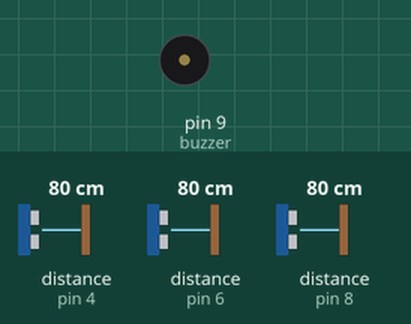
A sketch run on a simulated Arduino Uno, built with avr-gcc and run on an emulated ATmega328P. Parts: buzzer (waves = sounding). Wiring (inferred from the names in the program): 3 × ultrasonic range finder: trigger pin 3, echo pin 4 / trigger pin 5, echo pin 6 / trigger pin 7, echo pin 8. The inputs (shaded band) are chosen by the test bench; at power-on: distance to the obstacle (sensors on pin 4, pin 6, pin 8) 80 cm. The echo pulse lasts 58.3 µs per cm; what the sketch prints to the serial monitor is not drawn.

Above: at 1.2 s.
1.3 s: distance to the obstacle (sensor on pin 4) set to 12 cm
3.6 s: distance to the obstacle (sensor on pin 4) set to 9 cm
At 5.1 s:
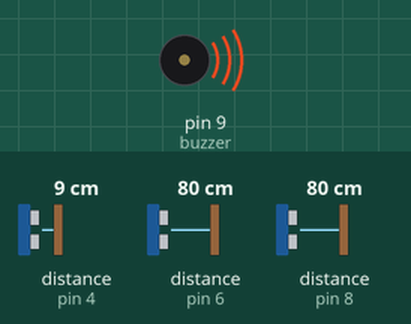
6.6 s: distance to the obstacle (sensor on pin 6) set to 250 cm
Timing chart, 0 to 15.6 s (numbered marks = the images above; inputs shaded):
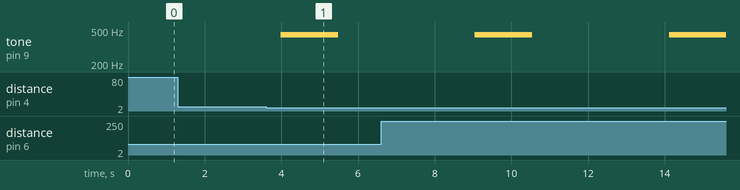

The sketch:

Digital-Jaynamaz.ino
```cpp
#define PIR_Sensor_1 1
#define PIR_Sensor_2 2
#define triggerSONAR1 3
#define echoSONAR1 4
#define triggerSONAR2 5
#define echoSONAR2 6
#define triggerSONAR3 7
#define echoSONAR3 8
#define buzzer 9


float duration;
short int distance;

void setup()
{
  pinMode(PIR_Sensor_1, INPUT);
  pinMode(PIR_Sensor_2, INPUT);
  pinMode(triggerSONAR1, OUTPUT);
  pinMode(triggerSONAR2, OUTPUT);
  pinMode(triggerSONAR3, OUTPUT);
  pinMode(echoSONAR1, INPUT);
  pinMode(echoSONAR2, INPUT);
  pinMode(echoSONAR3, INPUT);
  pinMode(buzzer, OUTPUT);
  Serial.begin(9600);
}

short int state = 1;
short int rakats = 4; // take input

void loop()

{
  // ruku();
  // Serial.print(" Ruku: ");
  // Serial.print(ruku());
  // Serial.print(" Sizdah: ");
  // Serial.print(sizdah());
  // Serial.print(" Sit: ");
  // Serial.print(sitting());
  // Serial.print(" Standing: ");
  // Serial.println(standing());
  Serial.print(" State: ");
  Serial.println(state);


  if (state == 1 || state == 7 ||
      state == 14 || state == 20)

  {
    if (sizdah())
      error();
    if (ruku())
    {
      delay(1000);
      if (ruku())
      {
        state++;
        Serial.println(state);

      }
    }

    if (sitting())
      error();
  }

  if (state == 2 || state == 8 ||
      state == 15 || state == 21)

  {
    if (sizdah())
      error();
    if (standing())
    {
      if (standing())
        {state++;
          Serial.println(state);
        }
    }
    if (sitting()) {
      delay(500);
      if (sitting()) {
      error();
      }
    }
  }

  if (state == 3 || state == 9 ||
      state == 16 || state == 22)

  {
    if (!standing())
    {
      delay(3500);
      if (sizdah())
      {
        state++;
        Serial.println(state);

      }

      else
      {
        error();
      }
    }
  }

  if (state == 4 || state == 10 ||
      state == 12 || state == 17 ||
      state == 23 || state == 25)

  {
    if (standing())
    {
      delay(1000);
      if (standing()) {
        error();
      }

    }
    if (sitting())
    {
      delay(1000);
      if (!sizdah())
        {
          delay(500);
          state++;
          Serial.println(state);

        }
    };
  }

  if (state == 5 || state == 11 ||
      state == 18 || state == 24)

  {
    if (sizdah())
      {
      delay(500);
      state++;
      Serial.println(state);
      }
    if (standing())
    {
      delay(2000);
      if (standing()) {
        error();}
    }
  }

  if (state == 6 || (state == 19 && rakats != 3))
  {
    if (sitting() && !sizdah())
    {
      delay(2500);
      if (sitting() && !sizdah()) {
        error();}

    }
    if (standing())
    {
      delay(1000);
      if (standing())
        {
          delay(500);
          state++;
          Serial.println(state);
          }
    };
  }

  if (state == 13 && rakats == 2)
    state = 26;
  if (state == 19 and rakats == 3)
  {
    if (sitting())
      state = 26;
    if (ruku())
    {
      if (!sitting())
        error();
    }
    if (standing())
      error();
  }
  if (state == 26)
  {
    delay(15000);
    if (sizdah())
      error();
    if (ruku())
    {
      if (!sizdah())
        error();
    }
    if (standing())
      error();
  }
}

boolean sizdah(short int throwaway_int) // Overloaded function. Pass in a garbage short int if you want to use pir sensor to detect

{
  short int sensor1Value = digitalRead(PIR_Sensor_1);
  short int sensor2Value = digitalRead(PIR_Sensor_2);
  short int Detect1 = 0;
  short int Detect2 = 0;

  if (sensor1Value)
  {
    Detect1 = 1;
  }

  if (sensor2Value)
  {
    Detect2 = 1;
  }

  if (sensor1Value)
  {
    Detect1 = 1;
  }

  if (Detect1 == 1 && Detect2 == 1)
  {
    return true;
  }

  return false;

  delay(100);
}

boolean sizdah() // Overloaded function. This one uses SONAR

{
  boolean sizdah = true;
  for (int i = 1; i <= 6; i++)
  {
    digitalWrite(triggerSONAR1, LOW);
    delayMicroseconds(2);
    digitalWrite(triggerSONAR1, HIGH);
    delayMicroseconds(10);
    digitalWrite(triggerSONAR1, LOW);
    duration = pulseIn(echoSONAR1, HIGH);
    distance = duration * 0.034 / 2;

    delay(10);

    if ((distance >= 10))
    {
      sizdah = false;
    }
  }

  Serial.print(" Sizdah: ");

  Serial.print(distance);

  // Serial.print("Sizdah: ");
  // Serial.print(sizdah);
  // Serial.print(" ");

  return sizdah;
}

boolean ruku()

{

  boolean ruku = false;
  for (int i = 1; i <= 3; i++)
  {
    digitalWrite(triggerSONAR2, LOW);
    delayMicroseconds(2);
    digitalWrite(triggerSONAR2, HIGH);
    delayMicroseconds(10);
    digitalWrite(triggerSONAR2, LOW);
    duration = pulseIn(echoSONAR2, HIGH);
    distance = duration * 0.034 / 2;

    delay(100);

    if (distance < 120)
    {
      ruku = true;
    }
  }
  Serial.print(" Ruku: ");

  Serial.print(distance);
  // Serial.print("Ruku: ");
  // Serial.print(ruku);
  // Serial.print(" ");

  return ruku;
}

boolean sitting()
{
  boolean sitting = true;
  for (int i = 1; i <= 3; i++)
  {
    digitalWrite(triggerSONAR3, LOW);
    delayMicroseconds(2);
    digitalWrite(triggerSONAR3, HIGH);
    delayMicroseconds(10);
    digitalWrite(triggerSONAR3, LOW);
    duration = pulseIn(echoSONAR3, HIGH);
    distance = duration * 0.034 / 2;

    delay(10);

    if (distance >= 10)
    {
      sitting = false;
    }
  }
  Serial.print(" Sitting: ");

  Serial.println(distance);
  // Serial.print("Sitting: ");
  // Serial.print(sitting);
  // Serial.print(" ");

  return sitting;
}

boolean standing()
{
  if (!ruku() && !sitting() && !sizdah())
    return true;
  return false;
}

void error()
{
  // Play sound
  Serial.println("You've made an error!");
  tone(buzzer, 440);
  delay(1500);
  noTone(buzzer);
  delay(3000);
}
```

Measured:
- the behaviour switches between 11 and 10 cm on distance to the obstacle (sensor on pin 4) (found by bisection; images 0 and 1)
- after the input at 1.3 s, every drawn part: stays the same
- after the input at 3.6 s, tone on pin 9 (buzzer): silent → 440 Hz after 0.38 s, → silent 1.5 s later
